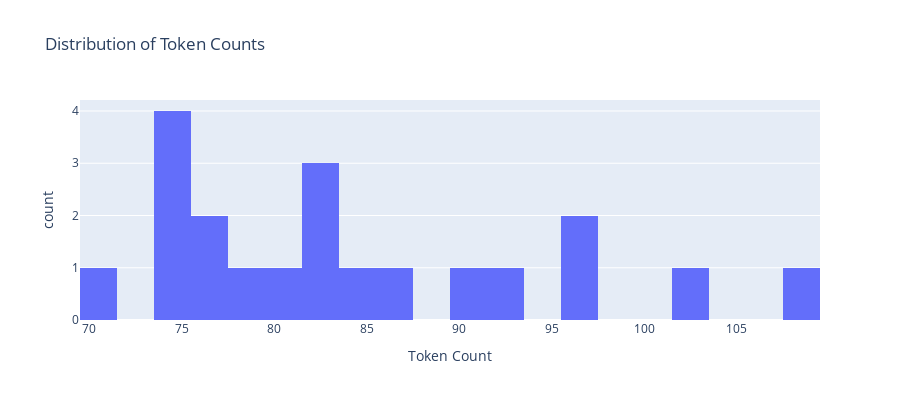

Notebook cell for this chart:
### Markdown cell above
## 2. AI_COUNT_TOKENS: Token Management

Count tokens for cost optimization

### Code cell
# Count tokens for cost estimation
# AI_COUNT_TOKENS syntax: AI_COUNT_TOKENS('function_name', 'model_name', input_text)
# Note: claude-3-7-sonnet is NOT supported by AI_COUNT_TOKENS, using llama3.3-70b instead
sql = """
SELECT 
    ticket_id,
    SUBSTR(content, 1, 100) as content_preview,
    LENGTH(content) as char_count,
    AI_COUNT_TOKENS('ai_complete', 'llama3.3-70b', content) as token_count,
    ROUND((AI_COUNT_TOKENS('ai_complete', 'llama3.3-70b', content) / 1000.0) * 0.003, 6) as estimated_cost_usd
FROM emails
ORDER BY token_count DESC
LIMIT 20
"""

df_tokens = session.sql(sql).to_pandas()
display(Markdown("### Token Analysis"))
display(df_tokens)

# Token distribution
display(Markdown("### Token Count Distribution"))
fig = px.histogram(df_tokens, 
                   x='TOKEN_COUNT', 
                   nbins=20,
                   title='Distribution of Token Counts',
                   labels={'TOKEN_COUNT': 'Token Count', 'count': 'Count'})
fig.update_layout(height=400)
fig.show()

# Cost summary
total_tokens = df_tokens['TOKEN_COUNT'].sum()
total_cost = df_tokens['ESTIMATED_COST_USD'].sum()
display(Markdown("### Cost Summary"))
display(Markdown(f"**Total Tokens:** {total_tokens:,}"))
display(Markdown(f"**Estimated Cost:** ${total_cost:.4f}"))

### Figure 1 — Plotly figure (JSON) as saved in the notebook; plotly's stock layout.template omitted (floating-point values rounded to 4 significant figures)
{"data": [{"bingroup": "x", "hovertemplate": "Token Count=%{x}<br>count=%{y}<extra></extra>", "legendgroup": "", "marker": {"color": "#636efa", "pattern": {"shape": ""}}, "name": "", "nbinsx": 20, "orientation": "v", "showlegend": false, "type": "histogram", "x": [109, 102, 97, 96, 93, 90, 86, 84, 83, 82, 82, 81, 78, 77, 76, 75, 75, 75, 74, 70], "xaxis": "x", "yaxis": "y"}], "layout": {"barmode": "relative", "height": 400, "legend": {"tracegroupgap": 0}, "title": {"text": "Distribution of Token Counts"}, "xaxis": {"anchor": "y", "domain": [0, 1], "title": {"text": "Token Count"}}, "yaxis": {"anchor": "x", "domain": [0, 1], "title": {"text": "count"}}}}
